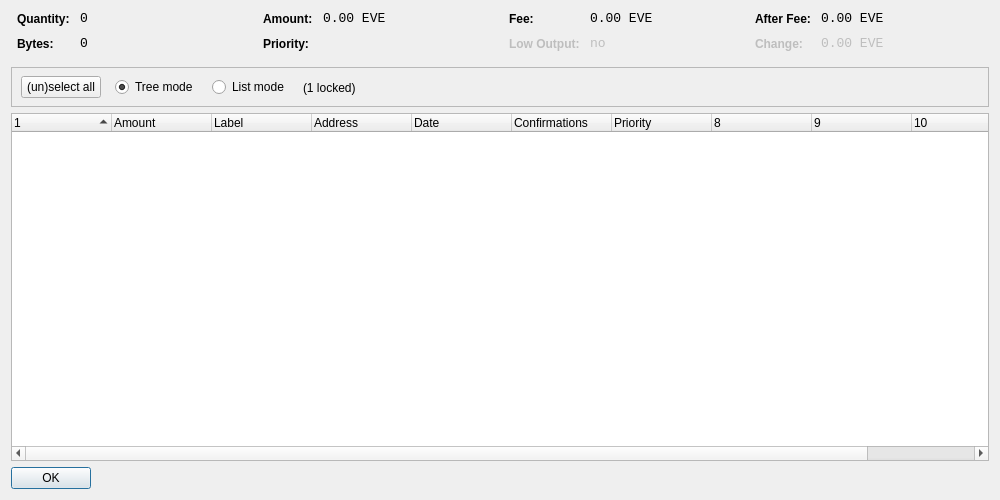
<?xml version="1.0" encoding="UTF-8"?>
<ui version="4.0">
 <class>CoinControlDialog</class>
 <widget class="QDialog" name="CoinControlDialog">
  <property name="geometry">
   <rect>
    <x>0</x>
    <y>0</y>
    <width>1000</width>
    <height>500</height>
   </rect>
  </property>
  <property name="windowTitle">
   <string>Coin Control</string>
  </property>
  <layout class="QVBoxLayout" name="verticalLayout">
   <item>
    <layout class="QHBoxLayout" name="horizontalLayoutTop" stretch="0,0,0,0">
     <property name="topMargin">
      <number>0</number>
     </property>
     <property name="bottomMargin">
      <number>10</number>
     </property>
     <item>
      <layout class="QFormLayout" name="formLayoutCoinControl1">
       <property name="horizontalSpacing">
        <number>10</number>
       </property>
       <property name="verticalSpacing">
        <number>10</number>
       </property>
       <property name="leftMargin">
        <number>6</number>
       </property>
       <property name="rightMargin">
        <number>6</number>
       </property>
       <item row="0" column="0">
        <widget class="QLabel" name="labelCoinControlQuantityText">
         <property name="styleSheet">
          <string notr="true">font-weight:bold;</string>
         </property>
         <property name="text">
          <string>Quantity:</string>
         </property>
        </widget>
       </item>
       <item row="0" column="1">
        <widget class="QLabel" name="labelCoinControlQuantity">
         <property name="font">
          <font>
           <family>Monospace</family>
           <pointsize>10</pointsize>
          </font>
         </property>
         <property name="cursor">
          <cursorShape>IBeamCursor</cursorShape>
         </property>
         <property name="contextMenuPolicy">
          <enum>Qt::ActionsContextMenu</enum>
         </property>
         <property name="text">
          <string notr="true">0</string>
         </property>
         <property name="textInteractionFlags">
          <set>Qt::LinksAccessibleByMouse|Qt::TextSelectableByKeyboard|Qt::TextSelectableByMouse</set>
         </property>
        </widget>
       </item>
       <item row="1" column="0">
        <widget class="QLabel" name="labelCoinControlBytesText">
         <property name="styleSheet">
          <string notr="true">font-weight:bold;</string>
         </property>
         <property name="text">
          <string>Bytes:</string>
         </property>
        </widget>
       </item>
       <item row="1" column="1">
        <widget class="QLabel" name="labelCoinControlBytes">
         <property name="font">
          <font>
           <family>Monospace</family>
           <pointsize>10</pointsize>
          </font>
         </property>
         <property name="cursor">
          <cursorShape>IBeamCursor</cursorShape>
         </property>
         <property name="contextMenuPolicy">
          <enum>Qt::ActionsContextMenu</enum>
         </property>
         <property name="text">
          <string notr="true">0</string>
         </property>
         <property name="textInteractionFlags">
          <set>Qt::LinksAccessibleByMouse|Qt::TextSelectableByKeyboard|Qt::TextSelectableByMouse</set>
         </property>
        </widget>
       </item>
      </layout>
     </item>
     <item>
      <layout class="QFormLayout" name="formLayoutCoinControl2">
       <property name="horizontalSpacing">
        <number>10</number>
       </property>
       <property name="verticalSpacing">
        <number>10</number>
       </property>
       <property name="leftMargin">
        <number>6</number>
       </property>
       <property name="rightMargin">
        <number>6</number>
       </property>
       <item row="0" column="0">
        <widget class="QLabel" name="labelCoinControlAmountText">
         <property name="styleSheet">
          <string notr="true">font-weight:bold;</string>
         </property>
         <property name="text">
          <string>Amount:</string>
         </property>
        </widget>
       </item>
       <item row="0" column="1">
        <widget class="QLabel" name="labelCoinControlAmount">
         <property name="font">
          <font>
           <family>Monospace</family>
           <pointsize>10</pointsize>
          </font>
         </property>
         <property name="cursor">
          <cursorShape>IBeamCursor</cursorShape>
         </property>
         <property name="contextMenuPolicy">
          <enum>Qt::ActionsContextMenu</enum>
         </property>
         <property name="text">
          <string notr="true">0.00 EVE</string>
         </property>
         <property name="textInteractionFlags">
          <set>Qt::LinksAccessibleByMouse|Qt::TextSelectableByKeyboard|Qt::TextSelectableByMouse</set>
         </property>
        </widget>
       </item>
       <item row="1" column="0">
        <widget class="QLabel" name="labelCoinControlPriorityText">
         <property name="styleSheet">
          <string notr="true">font-weight:bold;</string>
         </property>
         <property name="text">
          <string>Priority:</string>
         </property>
        </widget>
       </item>
       <item row="1" column="1">
        <widget class="QLabel" name="labelCoinControlPriority">
         <property name="font">
          <font>
           <family>Monospace</family>
           <pointsize>10</pointsize>
          </font>
         </property>
         <property name="cursor">
          <cursorShape>IBeamCursor</cursorShape>
         </property>
         <property name="contextMenuPolicy">
          <enum>Qt::ActionsContextMenu</enum>
         </property>
         <property name="text">
          <string/>
         </property>
         <property name="textInteractionFlags">
          <set>Qt::LinksAccessibleByMouse|Qt::TextSelectableByKeyboard|Qt::TextSelectableByMouse</set>
         </property>
        </widget>
       </item>
      </layout>
     </item>
     <item>
      <layout class="QFormLayout" name="formLayoutCoinControl3">
       <property name="horizontalSpacing">
        <number>10</number>
       </property>
       <property name="verticalSpacing">
        <number>10</number>
       </property>
       <property name="leftMargin">
        <number>6</number>
       </property>
       <property name="rightMargin">
        <number>6</number>
       </property>
       <item row="0" column="0">
        <widget class="QLabel" name="labelCoinControlFeeText">
         <property name="styleSheet">
          <string notr="true">font-weight:bold;</string>
         </property>
         <property name="text">
          <string>Fee:</string>
         </property>
        </widget>
       </item>
       <item row="0" column="1">
        <widget class="QLabel" name="labelCoinControlFee">
         <property name="font">
          <font>
           <family>Monospace</family>
           <pointsize>10</pointsize>
          </font>
         </property>
         <property name="cursor">
          <cursorShape>IBeamCursor</cursorShape>
         </property>
         <property name="contextMenuPolicy">
          <enum>Qt::ActionsContextMenu</enum>
         </property>
         <property name="text">
          <string notr="true">0.00 EVE</string>
         </property>
         <property name="textInteractionFlags">
          <set>Qt::LinksAccessibleByMouse|Qt::TextSelectableByKeyboard|Qt::TextSelectableByMouse</set>
         </property>
        </widget>
       </item>
       <item row="1" column="0">
        <widget class="QLabel" name="labelCoinControlLowOutputText">
         <property name="enabled">
          <bool>false</bool>
         </property>
         <property name="styleSheet">
          <string notr="true">font-weight:bold;</string>
         </property>
         <property name="text">
          <string>Low Output:</string>
         </property>
        </widget>
       </item>
       <item row="1" column="1">
        <widget class="QLabel" name="labelCoinControlLowOutput">
         <property name="enabled">
          <bool>false</bool>
         </property>
         <property name="font">
          <font>
           <family>Monospace</family>
           <pointsize>10</pointsize>
          </font>
         </property>
         <property name="cursor">
          <cursorShape>IBeamCursor</cursorShape>
         </property>
         <property name="contextMenuPolicy">
          <enum>Qt::ActionsContextMenu</enum>
         </property>
         <property name="text">
          <string>no</string>
         </property>
         <property name="textInteractionFlags">
          <set>Qt::LinksAccessibleByMouse|Qt::TextSelectableByKeyboard|Qt::TextSelectableByMouse</set>
         </property>
        </widget>
       </item>
      </layout>
     </item>
     <item>
      <layout class="QFormLayout" name="formLayoutCoinControl4">
       <property name="horizontalSpacing">
        <number>10</number>
       </property>
       <property name="verticalSpacing">
        <number>10</number>
       </property>
       <property name="leftMargin">
        <number>6</number>
       </property>
       <property name="rightMargin">
        <number>6</number>
       </property>
       <item row="0" column="0">
        <widget class="QLabel" name="labelCoinControlAfterFeeText">
         <property name="styleSheet">
          <string notr="true">font-weight:bold;</string>
         </property>
         <property name="text">
          <string>After Fee:</string>
         </property>
        </widget>
       </item>
       <item row="0" column="1">
        <widget class="QLabel" name="labelCoinControlAfterFee">
         <property name="font">
          <font>
           <family>Monospace</family>
           <pointsize>10</pointsize>
          </font>
         </property>
         <property name="cursor">
          <cursorShape>IBeamCursor</cursorShape>
         </property>
         <property name="contextMenuPolicy">
          <enum>Qt::ActionsContextMenu</enum>
         </property>
         <property name="text">
          <string notr="true">0.00 EVE</string>
         </property>
         <property name="textInteractionFlags">
          <set>Qt::LinksAccessibleByMouse|Qt::TextSelectableByKeyboard|Qt::TextSelectableByMouse</set>
         </property>
        </widget>
       </item>
       <item row="1" column="0">
        <widget class="QLabel" name="labelCoinControlChangeText">
         <property name="enabled">
          <bool>false</bool>
         </property>
         <property name="styleSheet">
          <string notr="true">font-weight:bold;</string>
         </property>
         <property name="text">
          <string>Change:</string>
         </property>
        </widget>
       </item>
       <item row="1" column="1">
        <widget class="QLabel" name="labelCoinControlChange">
         <property name="enabled">
          <bool>false</bool>
         </property>
         <property name="font">
          <font>
           <family>Monospace</family>
           <pointsize>10</pointsize>
          </font>
         </property>
         <property name="cursor">
          <cursorShape>IBeamCursor</cursorShape>
         </property>
         <property name="contextMenuPolicy">
          <enum>Qt::ActionsContextMenu</enum>
         </property>
         <property name="text">
          <string notr="true">0.00 EVE</string>
         </property>
         <property name="textInteractionFlags">
          <set>Qt::LinksAccessibleByMouse|Qt::TextSelectableByKeyboard|Qt::TextSelectableByMouse</set>
         </property>
        </widget>
       </item>
      </layout>
     </item>
    </layout>
   </item>
   <item>
    <widget class="QFrame" name="frame">
     <property name="minimumSize">
      <size>
       <width>0</width>
       <height>40</height>
      </size>
     </property>
     <property name="frameShape">
      <enum>QFrame::StyledPanel</enum>
     </property>
     <property name="frameShadow">
      <enum>QFrame::Sunken</enum>
     </property>
     <widget class="QWidget" name="horizontalLayoutWidget">
      <property name="geometry">
       <rect>
        <x>10</x>
        <y>0</y>
        <width>781</width>
        <height>41</height>
       </rect>
      </property>
      <layout class="QHBoxLayout" name="horizontalLayoutPanel" stretch="0,0,0,0,0">
       <property name="spacing">
        <number>14</number>
       </property>
       <item>
        <widget class="QPushButton" name="pushButtonSelectAll">
         <property name="sizePolicy">
          <sizepolicy hsizetype="Maximum" vsizetype="Fixed">
           <horstretch>0</horstretch>
           <verstretch>0</verstretch>
          </sizepolicy>
         </property>
         <property name="text">
          <string>(un)select all</string>
         </property>
        </widget>
       </item>
       <item>
        <widget class="QRadioButton" name="radioTreeMode">
         <property name="sizePolicy">
          <sizepolicy hsizetype="Maximum" vsizetype="Fixed">
           <horstretch>0</horstretch>
           <verstretch>0</verstretch>
          </sizepolicy>
         </property>
         <property name="text">
          <string>Tree mode</string>
         </property>
         <property name="checked">
          <bool>true</bool>
         </property>
        </widget>
       </item>
       <item>
        <widget class="QRadioButton" name="radioListMode">
         <property name="sizePolicy">
          <sizepolicy hsizetype="Maximum" vsizetype="Fixed">
           <horstretch>0</horstretch>
           <verstretch>0</verstretch>
          </sizepolicy>
         </property>
         <property name="text">
          <string>List mode</string>
         </property>
        </widget>
       </item>
       <item>
        <widget class="QLabel" name="labelLocked">
         <property name="text">
          <string>(1 locked)</string>
         </property>
        </widget>
       </item>
       <item>
        <spacer name="horizontalSpacer">
         <property name="orientation">
          <enum>Qt::Horizontal</enum>
         </property>
         <property name="sizeHint" stdset="0">
          <size>
           <width>40</width>
           <height>20</height>
          </size>
         </property>
        </spacer>
       </item>
      </layout>
     </widget>
    </widget>
   </item>
   <item>
    <widget class="CoinControlTreeWidget" name="treeWidget">
     <property name="contextMenuPolicy">
      <enum>Qt::CustomContextMenu</enum>
     </property>
     <property name="sortingEnabled">
      <bool>false</bool>
     </property>
     <property name="columnCount">
      <number>11</number>
     </property>
     <attribute name="headerShowSortIndicator" stdset="0">
      <bool>true</bool>
     </attribute>
     <attribute name="headerStretchLastSection">
      <bool>false</bool>
     </attribute>
     <column>
      <property name="text">
       <string/>
      </property>
     </column>
     <column>
      <property name="text">
       <string>Amount</string>
      </property>
     </column>
     <column>
      <property name="text">
       <string notr="true">Label</string>
      </property>
     </column>
     <column>
      <property name="text">
       <string>Address</string>
      </property>
     </column>
     <column>
      <property name="text">
       <string>Date</string>
      </property>
     </column>
     <column>
      <property name="text">
       <string>Confirmations</string>
      </property>
      <property name="toolTip">
       <string>Confirmed</string>
      </property>
     </column>
     <column>
      <property name="text">
       <string>Priority</string>
      </property>
     </column>
     <column>
      <property name="text">
       <string/>
      </property>
     </column>
     <column>
      <property name="text">
       <string/>
      </property>
     </column>
     <column>
      <property name="text">
       <string/>
      </property>
     </column>
     <column>
      <property name="text">
       <string/>
      </property>
     </column>
    </widget>
   </item>
   <item>
    <widget class="QDialogButtonBox" name="buttonBox">
     <property name="sizePolicy">
      <sizepolicy hsizetype="Maximum" vsizetype="Fixed">
       <horstretch>0</horstretch>
       <verstretch>0</verstretch>
      </sizepolicy>
     </property>
     <property name="orientation">
      <enum>Qt::Horizontal</enum>
     </property>
     <property name="standardButtons">
      <set>QDialogButtonBox::Ok</set>
     </property>
    </widget>
   </item>
  </layout>
 </widget>
 <customwidgets>
  <customwidget>
   <class>CoinControlTreeWidget</class>
   <extends>QTreeWidget</extends>
   <header>coincontroltreewidget.h</header>
  </customwidget>
 </customwidgets>
 <resources/>
 <connections/>
</ui>
